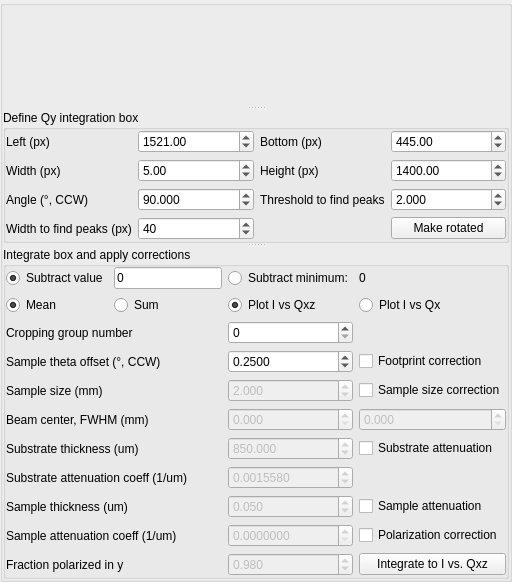
          <widget class="QGroupBox" name="groupBox1">
           <layout class="QVBoxLayout" name="verticalLayout_2">
            <property name="spacing">
             <number>0</number>
            </property>
            <property name="margin">
             <number>0</number>
            </property>
            <item>
             <widget class="QSplitter" name="splitter_5">
              <property name="orientation">
               <enum>Qt::Vertical</enum>
              </property>
              <widget class="QWidget" name="m_QxzQy" native="true">
               <property name="sizePolicy">
                <sizepolicy hsizetype="Preferred" vsizetype="Preferred">
                 <horstretch>0</horstretch>
                 <verstretch>1</verstretch>
                </sizepolicy>
               </property>
               <property name="minimumSize">
                <size>
                 <width>100</width>
                 <height>100</height>
                </size>
               </property>
              </widget>
              <widget class="QGroupBox" name="groupBox_box">
               <property name="title">
                <string>Define Qy integration box</string>
               </property>
               <layout class="QGridLayout" name="gridLayout_4">
                <property name="margin">
                 <number>0</number>
                </property>
                <item row="2" column="0">
                 <widget class="QLabel" name="label_8">
                  <property name="text">
                   <string>Width (px)</string>
                  </property>
                 </widget>
                </item>
                <item row="4" column="1">
                 <widget class="QDoubleSpinBox" name="doubleSpinBox_boxangle">
                  <property name="decimals">
                   <number>3</number>
                  </property>
                  <property name="minimum">
                   <double>0.000000000000000</double>
                  </property>
                  <property name="maximum">
                   <double>180.000000000000000</double>
                  </property>
                  <property name="singleStep">
                   <double>0.100000000000000</double>
                  </property>
                  <property name="value">
                   <double>90.000000000000000</double>
                  </property>
                 </widget>
                </item>
                <item row="4" column="0">
                 <widget class="QLabel" name="label_10">
                  <property name="text">
                   <string>Angle (°, CCW)</string>
                  </property>
                 </widget>
                </item>
                <item row="0" column="0">
                 <widget class="QLabel" name="label_6">
                  <property name="text">
                   <string>Left (px)</string>
                  </property>
                 </widget>
                </item>
                <item row="2" column="2">
                 <widget class="QLabel" name="label_9">
                  <property name="text">
                   <string>Height (px)</string>
                  </property>
                 </widget>
                </item>
                <item row="0" column="2">
                 <widget class="QLabel" name="label_7">
                  <property name="text">
                   <string>Bottom (px)</string>
                  </property>
                 </widget>
                </item>
                <item row="4" column="2">
                 <widget class="QLabel" name="label_11">
                  <property name="text">
                   <string>Threshold to find peaks</string>
                  </property>
                 </widget>
                </item>
                <item row="4" column="3">
                 <widget class="QDoubleSpinBox" name="doubleSpinBox_threshold">
                  <property name="toolTip">
                   <string>for auto angle, if max value of a row is less than threshold*mean, ignore it</string>
                  </property>
                  <property name="decimals">
                   <number>3</number>
                  </property>
                  <property name="minimum">
                   <double>1.000000000000000</double>
                  </property>
                  <property name="singleStep">
                   <double>0.100000000000000</double>
                  </property>
                  <property name="value">
                   <double>2.000000000000000</double>
                  </property>
                 </widget>
                </item>
                <item row="6" column="3">
                 <widget class="QPushButton" name="pushButton_makerotated">
                  <property name="text">
                   <string>Make rotated</string>
                  </property>
                 </widget>
                </item>
                <item row="6" column="0">
                 <widget class="QLabel" name="label_23">
                  <property name="text">
                   <string>Width to find peaks (px)</string>
                  </property>
                 </widget>
                </item>
                <item row="6" column="1">
                 <widget class="QSpinBox" name="spinBox_widthpeaks_px">
                  <property name="toolTip">
                   <string>for auto angle</string>
                  </property>
                  <property name="maximum">
                   <number>9999</number>
                  </property>
                  <property name="value">
                   <number>40</number>
                  </property>
                 </widget>
                </item>
                <item row="2" column="1">
                 <widget class="QDoubleSpinBox" name="doubleSpinBox_boxwidth_px">
                  <property name="decimals">
                   <number>2</number>
                  </property>
                  <property name="maximum">
                   <double>99.000000000000000</double>
                  </property>
                  <property name="value">
                   <double>5.000000000000000</double>
                  </property>
                 </widget>
                </item>
                <item row="2" column="3">
                 <widget class="QDoubleSpinBox" name="doubleSpinBox_boxheight_px">
                  <property name="decimals">
                   <number>2</number>
                  </property>
                  <property name="maximum">
                   <double>9999.000000000000000</double>
                  </property>
                  <property name="value">
                   <double>1400.000000000000000</double>
                  </property>
                 </widget>
                </item>
                <item row="0" column="3">
                 <widget class="QDoubleSpinBox" name="doubleSpinBox_boxbottom_px">
                  <property name="decimals">
                   <number>2</number>
                  </property>
                  <property name="maximum">
                   <double>9999.000000000000000</double>
                  </property>
                  <property name="value">
                   <double>445.000000000000000</double>
                  </property>
                 </widget>
                </item>
                <item row="0" column="1">
                 <widget class="QDoubleSpinBox" name="doubleSpinBox_boxleft_px">
                  <property name="decimals">
                   <number>2</number>
                  </property>
                  <property name="maximum">
                   <double>9999.000000000000000</double>
                  </property>
                  <property name="value">
                   <double>1521.000000000000000</double>
                  </property>
                 </widget>
                </item>
               </layout>
              </widget>
              <widget class="QGroupBox" name="groupBox_integraterotated">
               <property name="title">
                <string>Integrate box and apply corrections</string>
               </property>
               <layout class="QGridLayout" name="gridLayout">
                <property name="margin">
                 <number>0</number>
                </property>
                <item row="9" column="3">
                 <widget class="QCheckBox" name="checkBox_polarizationcorr">
                  <property name="toolTip">
                   <string>change in polarization upon scattering: divides I by fraction_polarized_y + fraction_polarized_xz*cos(2*px_theta)^2</string>
                  </property>
                  <property name="text">
                   <string>Polarization correction</string>
                  </property>
                 </widget>
                </item>
                <item row="5" column="0" colspan="2">
                 <widget class="QLabel" name="label_27">
                  <property name="text">
                   <string>Beam center, FWHM (mm)</string>
                  </property>
                 </widget>
                </item>
                <item row="1" column="3">
                 <widget class="QRadioButton" name="radioButton_plot_IvsQx">
                  <property name="text">
                   <string>Plot I vs Qx</string>
                  </property>
                  <property name="checked">
                   <bool>false</bool>
                  </property>
                  <attribute name="buttonGroup">
                   <string notr="true">buttonGroup_2</string>
                  </attribute>
                 </widget>
                </item>
                <item row="3" column="0" colspan="2">
                 <widget class="QLabel" name="label_26">
                  <property name="text">
                   <string>Sample theta offset (°, CCW)</string>
                  </property>
                 </widget>
                </item>
                <item row="0" column="0">
                 <widget class="QRadioButton" name="radioButton_subtractvalue">
                  <property name="text">
                   <string>Subtract value</string>
                  </property>
                  <property name="checked">
                   <bool>true</bool>
                  </property>
                  <attribute name="buttonGroup">
                   <string notr="true">buttonGroup_3</string>
                  </attribute>
                 </widget>
                </item>
                <item row="1" column="0">
                 <widget class="QRadioButton" name="radioButton_integratemean">
                  <property name="text">
                   <string>Mean</string>
                  </property>
                  <property name="checked">
                   <bool>true</bool>
                  </property>
                  <attribute name="buttonGroup">
                   <string notr="true">buttonGroup</string>
                  </attribute>
                 </widget>
                </item>
                <item row="1" column="2">
                 <widget class="QRadioButton" name="radioButton_plot_IvsQxz">
                  <property name="text">
                   <string>Plot I vs Qxz</string>
                  </property>
                  <property name="checked">
                   <bool>true</bool>
                  </property>
                  <attribute name="buttonGroup">
                   <string notr="true">buttonGroup_2</string>
                  </attribute>
                 </widget>
                </item>
                <item row="3" column="2">
                 <widget class="QDoubleSpinBox" name="doubleSpinBox_samplethetaoffset">
                  <property name="decimals">
                   <number>4</number>
                  </property>
                  <property name="minimum">
                   <double>-90.000000000000000</double>
                  </property>
                  <property name="maximum">
                   <double>90.000000000000000</double>
                  </property>
                  <property name="singleStep">
                   <double>0.100000000000000</double>
                  </property>
                  <property name="value">
                   <double>0.250000000000000</double>
                  </property>
                 </widget>
                </item>
                <item row="1" column="1">
                 <widget class="QRadioButton" name="radioButton_integratesum">
                  <property name="text">
                   <string>Sum</string>
                  </property>
                  <property name="checked">
                   <bool>false</bool>
                  </property>
                  <attribute name="buttonGroup">
                   <string notr="true">buttonGroup</string>
                  </attribute>
                 </widget>
                </item>
                <item row="10" column="0" colspan="2">
                 <widget class="QLabel" name="label_13">
                  <property name="text">
                   <string>Fraction polarized in y</string>
                  </property>
                 </widget>
                </item>
                <item row="6" column="2">
                 <widget class="QDoubleSpinBox" name="doubleSpinBox_substratethickness">
                  <property name="enabled">
                   <bool>false</bool>
                  </property>
                  <property name="decimals">
                   <number>3</number>
                  </property>
                  <property name="maximum">
                   <double>10000.000000000000000</double>
                  </property>
                  <property name="singleStep">
                   <double>100.000000000000000</double>
                  </property>
                  <property name="value">
                   <double>850.000000000000000</double>
                  </property>
                 </widget>
                </item>
                <item row="6" column="0" colspan="2">
                 <widget class="QLabel" name="label_19">
                  <property name="text">
                   <string>Substrate thickness (um)</string>
                  </property>
                 </widget>
                </item>
                <item row="10" column="2">
                 <widget class="QDoubleSpinBox" name="doubleSpinBox_fracpolarizedy">
                  <property name="enabled">
                   <bool>false</bool>
                  </property>
                  <property name="toolTip">
                   <string>the remainder is polarized in x-z plane</string>
                  </property>
                  <property name="decimals">
                   <number>3</number>
                  </property>
                  <property name="maximum">
                   <double>1.000000000000000</double>
                  </property>
                  <property name="singleStep">
                   <double>0.010000000000000</double>
                  </property>
                  <property name="value">
                   <double>0.980000000000000</double>
                  </property>
                 </widget>
                </item>
                <item row="7" column="2">
                 <widget class="QDoubleSpinBox" name="doubleSpinBox_substrateattenuation">
                  <property name="enabled">
                   <bool>false</bool>
                  </property>
                  <property name="toolTip">
                   <string>http://henke.lbl.gov/optical_constants/atten2.html</string>
                  </property>
                  <property name="decimals">
                   <number>7</number>
                  </property>
                  <property name="maximum">
                   <double>100000.000000000000000</double>
                  </property>
                  <property name="singleStep">
                   <double>0.001000000000000</double>
                  </property>
                  <property name="value">
                   <double>0.001558000000000</double>
                  </property>
                 </widget>
                </item>
                <item row="0" column="2">
                 <widget class="QRadioButton" name="radioButton_subtractminimum">
                  <property name="text">
                   <string>Subtract minimum:</string>
                  </property>
                  <attribute name="buttonGroup">
                   <string notr="true">buttonGroup_3</string>
                  </attribute>
                 </widget>
                </item>
                <item row="7" column="0" colspan="2">
                 <widget class="QLabel" name="label_20">
                  <property name="text">
                   <string>Substrate attenuation coeff (1/um)</string>
                  </property>
                 </widget>
                </item>
                <item row="0" column="3">
                 <widget class="QLabel" name="label_subtractminimum">
                  <property name="text">
                   <string>0</string>
                  </property>
                 </widget>
                </item>
                <item row="6" column="3">
                 <widget class="QCheckBox" name="checkBox_abscorr">
                  <property name="toolTip">
                   <string>attenuation from substrate: multiplies I by exp(-thickness*attenuation*(1-1/cos(theta))</string>
                  </property>
                  <property name="text">
                   <string>Substrate attenuation</string>
                  </property>
                 </widget>
                </item>
                <item row="10" column="3">
                 <widget class="QPushButton" name="pushButton_integrateto_IvsQxz">
                  <property name="text">
                   <string>Integrate to I vs. Qxz</string>
                  </property>
                 </widget>
                </item>
                <item row="5" column="3">
                 <widget class="QDoubleSpinBox" name="doubleSpinBox_beamfwhm">
                  <property name="enabled">
                   <bool>false</bool>
                  </property>
                  <property name="decimals">
                   <number>3</number>
                  </property>
                 </widget>
                </item>
                <item row="4" column="3">
                 <widget class="QCheckBox" name="checkBox_samplesizecorr">
                  <property name="toolTip">
                   <string>corrects footprint correction: multiplies I by ~1 for large sample, ~1/cos(theta) for small sample</string>
                  </property>
                  <property name="text">
                   <string>Sample size correction</string>
                  </property>
                 </widget>
                </item>
                <item row="3" column="3">
                 <widget class="QCheckBox" name="checkBox_footprintcorr">
                  <property name="toolTip">
                   <string>beam footprint on large sample: multiplies I by cos(theta)</string>
                  </property>
                  <property name="text">
                   <string>Footprint correction</string>
                  </property>
                 </widget>
                </item>
                <item row="4" column="2">
                 <widget class="QDoubleSpinBox" name="doubleSpinBox_samplesize">
                  <property name="enabled">
                   <bool>false</bool>
                  </property>
                  <property name="decimals">
                   <number>3</number>
                  </property>
                  <property name="minimum">
                   <double>0.001000000000000</double>
                  </property>
                  <property name="value">
                   <double>2.000000000000000</double>
                  </property>
                 </widget>
                </item>
                <item row="4" column="0" colspan="2">
                 <widget class="QLabel" name="label_14">
                  <property name="text">
                   <string>Sample size (mm)</string>
                  </property>
                 </widget>
                </item>
                <item row="0" column="1">
                 <widget class="QLineEdit" name="lineEdit_subtractvalue">
                  <property name="text">
                   <string>0</string>
                  </property>
                 </widget>
                </item>
                <item row="5" column="2">
                 <widget class="QDoubleSpinBox" name="doubleSpinBox_beamcenter">
                  <property name="enabled">
                   <bool>false</bool>
                  </property>
                  <property name="decimals">
                   <number>3</number>
                  </property>
                 </widget>
                </item>
                <item row="8" column="0" colspan="2">
                 <widget class="QLabel" name="label_31">
                  <property name="text">
                   <string>Sample thickness (um)</string>
                  </property>
                 </widget>
                </item>
                <item row="8" column="2">
                 <widget class="QDoubleSpinBox" name="doubleSpinBox_samplethickness">
                  <property name="enabled">
                   <bool>false</bool>
                  </property>
                  <property name="decimals">
                   <number>3</number>
                  </property>
                  <property name="maximum">
                   <double>10000.000000000000000</double>
                  </property>
                  <property name="singleStep">
                   <double>100.000000000000000</double>
                  </property>
                  <property name="value">
                   <double>0.050000000000000</double>
                  </property>
                 </widget>
                </item>
                <item row="9" column="2">
                 <widget class="QDoubleSpinBox" name="doubleSpinBox_sampleattenuation">
                  <property name="enabled">
                   <bool>false</bool>
                  </property>
                  <property name="decimals">
                   <number>7</number>
                  </property>
                  <property name="maximum">
                   <double>100000.000000000000000</double>
                  </property>
                  <property name="singleStep">
                   <double>0.001000000000000</double>
                  </property>
                 </widget>
                </item>
                <item row="9" column="0" colspan="2">
                 <widget class="QLabel" name="label_41">
                  <property name="text">
                   <string>Sample attenuation coeff (1/um)</string>
                  </property>
                 </widget>
                </item>
                <item row="8" column="3">
                 <widget class="QCheckBox" name="checkBox_sampleabscorr">
                  <property name="toolTip">
                   <string>multiplies I by exp(-tu)*tu*(sec(theta)-sec(theta+px_theta)) / (-exp(-tu sec(theta))+exp(-tu sec(theta+px_theta)))</string>
                  </property>
                  <property name="text">
                   <string>Sample attenuation</string>
                  </property>
                 </widget>
                </item>
                <item row="2" column="0" colspan="2">
                 <widget class="QLabel" name="label_42">
                  <property name="text">
                   <string>Cropping group number</string>
                  </property>
                 </widget>
                </item>
                <item row="2" column="2">
                 <widget class="QSpinBox" name="spinBox_groupnumber">
                  <property name="toolTip">
                   <string>if not 0, files with same group number will not be cropped by each other in QzQx even if detector_thetas are different</string>
                  </property>
                 </widget>
                </item>
               </layout>
              </widget>
             </widget>
            </item>
           </layout>
          </widget>
